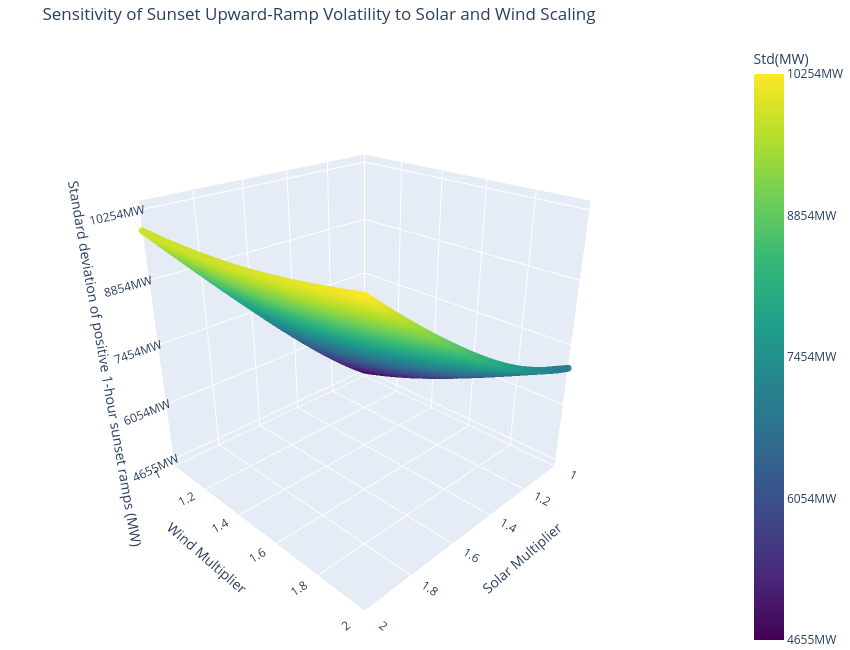
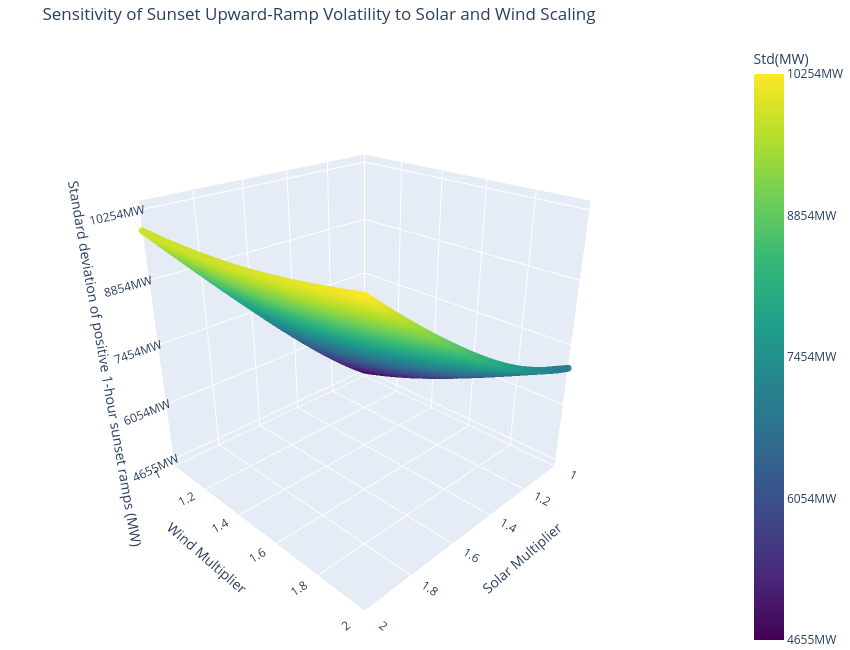

Notebook cell for these charts, in order:
### Code cell
def plot_3D(df, z_col):
    import numpy as np
    import plotly.express as px
    from pathlib import Path
    
    df[z_col] = df['risk'].apply(lambda risk: risk.get(z_col))
    z_values = df[z_col].astype(float)

    x_col = "multiplier_soler" if "multiplier_soler" in df.columns else "multiplier_solar"
    y_col= "multiplier_wind"   

    fig = px.scatter_3d(
        df,
        x=x_col,
        y= y_col,
        z=z_values,
        color=z_col,
        color_continuous_scale="Viridis",
        labels={
            x_col: "Solar Multiplier",
            "multiplier_wind": "Wind Multiplier",
            z_col: f"{z_col} (MW)",
        },
        title=f"Sensitivity of Sunset Upward-Ramp Volatility to Solar and Wind Scaling",
        hover_data={x_col: True, "multiplier_wind": True, z_col: ":.2f"},
    )

    tick_vals = np.linspace(z_values.min(), z_values.max(), 5)
    tick_vals_list = tick_vals.tolist()
    if abs(z_values.max()) >= 1_000_000:
        tick_labels = [f"{v / 1_000_000:.0f}MW" for v in tick_vals_list]
    else:
        tick_labels = [f"{v:.0f}MW" for v in tick_vals_list]

    fig.update_traces(marker=dict(size=4, opacity=0.85))
    fig.update_layout(
        coloraxis_colorbar=dict(
            title="Std(MW)",
            tickvals=tick_vals_list,
            ticktext=tick_labels,
        ),
        scene=dict(
            xaxis=dict(
                title="Solar Multiplier",
                range=[1.0, 2.0],
                tickmode="linear",
                tick0=1.0,
                dtick=0.2,
            ),
            yaxis=dict(
                title="Wind Multiplier",
                range=[1.0, 2.0],
                tickmode="linear",
                tick0=1.0,
                dtick=0.2,
            ),
            zaxis=dict(
                title="Standard deviation of positive 1-hour sunset ramps (MW)",
                tickvals=tick_vals_list,
                ticktext=tick_labels,
            ),
        ),
        margin=dict(l=0, r=0, b=0, t=40),
        scene_camera=dict(eye=dict(x=1.6, y=1.6, z=1.1)),
        width=850,
        height=650,
    )
    fig.show()
    
    # Save as static image for GitHub
    figures_dir = ROOT / "figures"
    figures_dir.mkdir(parents=True, exist_ok=True)
    
    img_path = figures_dir / f"3d_{z_col}.png"
    html_path = figures_dir / f"3d_{z_col}.html"
    
    fig.write_image(str(img_path), width=850, height=650)
    fig.write_html(str(html_path))
    
    print(f"Saved: {img_path.relative_to(ROOT)}")
    print(f"Saved: {html_path.relative_to(ROOT)}")
    
    return fig

plot_3D(sens_df, z_col='std_abs_ramp_1h')

### Figure 1 — Plotly figure (JSON) as saved in the notebook; plotly's stock layout.template omitted (floating-point values rounded to 4 significant figures; data arrays with more than 128 entries replaced by an {"elided": "..."} marker saying what was removed)
{"data": [{"hovertemplate": "Solar Multiplier=%{x}<br>Wind Multiplier=%{y}<br>std_abs_ramp_1h (MW)=%{marker.color:.2f}<extra></extra>", "legendgroup": "", "marker": {"color": {"elided": "10201 float values"}, "coloraxis": "coloraxis", "opacity": 0.85, "size": 4, "symbol": "circle"}, "mode": "markers", "name": "", "scene": "scene", "showlegend": false, "type": "scatter3d", "x": {"elided": "10201 float values"}, "y": {"elided": "10201 float values"}, "z": {"elided": "10201 float values"}}], "layout": {"coloraxis": {"colorbar": {"ticktext": ["4655MW", "6054MW", "7454MW", "8854MW", "10254MW"], "tickvals": [4655.0, 6054.0, 7454.0, 8854.0, 10250.0], "title": {"text": "Std(MW)"}}, "colorscale": [[0, "#440154"], [0.1111, "#482878"], [0.2222, "#3e4989"], [0.3333, "#31688e"], [0.4444, "#26828e"], [0.5556, "#1f9e89"], [0.6667, "#35b779"], [0.7778, "#6ece58"], [0.8889, "#b5de2b"], [1, "#fde725"]]}, "height": 650, "legend": {"tracegroupgap": 0}, "margin": {"b": 0, "l": 0, "r": 0, "t": 40}, "scene": {"camera": {"eye": {"x": 1.6, "y": 1.6, "z": 1.1}}, "domain": {"x": [0, 1], "y": [0, 1]}, "xaxis": {"dtick": 0.2, "range": [1, 2], "tick0": 1, "tickmode": "linear", "title": {"text": "Solar Multiplier"}}, "yaxis": {"dtick": 0.2, "range": [1, 2], "tick0": 1, "tickmode": "linear", "title": {"text": "Wind Multiplier"}}, "zaxis": {"ticktext": ["4655MW", "6054MW", "7454MW", "8854MW", "10254MW"], "tickvals": [4655.0, 6054.0, 7454.0, 8854.0, 10250.0], "title": {"text": "Standard deviation of positive 1-hour sunset ramps (MW)"}}}, "title": {"text": "Sensitivity of Sunset Upward-Ramp Volatility to Solar and Wind Scaling"}, "width": 850}}

### Figure 2 — Plotly figure (JSON) as saved in the notebook; plotly's stock layout.template omitted (floating-point values rounded to 4 significant figures; data arrays with more than 128 entries replaced by an {"elided": "..."} marker saying what was removed)
{"data": [{"hovertemplate": "Solar Multiplier=%{x}<br>Wind Multiplier=%{y}<br>std_abs_ramp_1h (MW)=%{marker.color:.2f}<extra></extra>", "legendgroup": "", "marker": {"color": {"elided": "10201 float values"}, "coloraxis": "coloraxis", "opacity": 0.85, "size": 4, "symbol": "circle"}, "mode": "markers", "name": "", "scene": "scene", "showlegend": false, "type": "scatter3d", "x": {"elided": "10201 float values"}, "y": {"elided": "10201 float values"}, "z": {"elided": "10201 float values"}}], "layout": {"coloraxis": {"colorbar": {"ticktext": ["4655MW", "6054MW", "7454MW", "8854MW", "10254MW"], "tickvals": [4655.0, 6054.0, 7454.0, 8854.0, 10250.0], "title": {"text": "Std(MW)"}}, "colorscale": [[0, "#440154"], [0.1111, "#482878"], [0.2222, "#3e4989"], [0.3333, "#31688e"], [0.4444, "#26828e"], [0.5556, "#1f9e89"], [0.6667, "#35b779"], [0.7778, "#6ece58"], [0.8889, "#b5de2b"], [1, "#fde725"]]}, "height": 650, "legend": {"tracegroupgap": 0}, "margin": {"b": 0, "l": 0, "r": 0, "t": 40}, "scene": {"camera": {"eye": {"x": 1.6, "y": 1.6, "z": 1.1}}, "domain": {"x": [0, 1], "y": [0, 1]}, "xaxis": {"dtick": 0.2, "range": [1, 2], "tick0": 1, "tickmode": "linear", "title": {"text": "Solar Multiplier"}}, "yaxis": {"dtick": 0.2, "range": [1, 2], "tick0": 1, "tickmode": "linear", "title": {"text": "Wind Multiplier"}}, "zaxis": {"ticktext": ["4655MW", "6054MW", "7454MW", "8854MW", "10254MW"], "tickvals": [4655.0, 6054.0, 7454.0, 8854.0, 10250.0], "title": {"text": "Standard deviation of positive 1-hour sunset ramps (MW)"}}}, "title": {"text": "Sensitivity of Sunset Upward-Ramp Volatility to Solar and Wind Scaling"}, "width": 850}}
